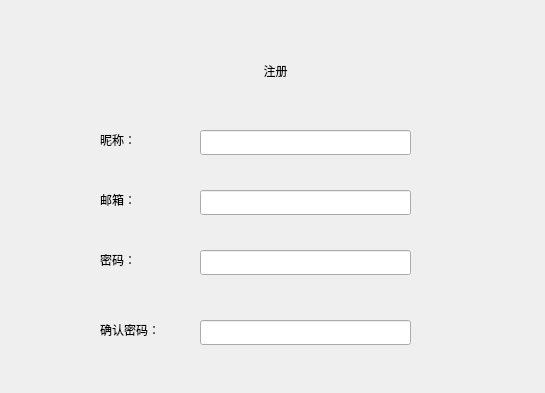
<?xml version="1.0" encoding="UTF-8"?>
<ui version="4.0">
 <class>registerWidget</class>
 <widget class="QWidget" name="registerWidget">
  <property name="geometry">
   <rect>
    <x>0</x>
    <y>0</y>
    <width>545</width>
    <height>393</height>
   </rect>
  </property>
  <property name="windowTitle">
   <string>Form</string>
  </property>
  <widget class="QLabel" name="passwordLabel">
   <property name="geometry">
    <rect>
     <x>100</x>
     <y>250</y>
     <width>69</width>
     <height>19</height>
    </rect>
   </property>
   <property name="text">
    <string>密码：</string>
   </property>
  </widget>
  <widget class="QLabel" name="ensurePasswordLabel">
   <property name="geometry">
    <rect>
     <x>100</x>
     <y>320</y>
     <width>69</width>
     <height>19</height>
    </rect>
   </property>
   <property name="text">
    <string>确认密码：</string>
   </property>
  </widget>
  <widget class="QLineEdit" name="ensurePasswordLineEdit">
   <property name="geometry">
    <rect>
     <x>200</x>
     <y>320</y>
     <width>211</width>
     <height>25</height>
    </rect>
   </property>
  </widget>
  <widget class="QLineEdit" name="passwordLineEdit">
   <property name="geometry">
    <rect>
     <x>200</x>
     <y>250</y>
     <width>211</width>
     <height>25</height>
    </rect>
   </property>
  </widget>
  <widget class="QLabel" name="registerLabel">
   <property name="geometry">
    <rect>
     <x>190</x>
     <y>50</y>
     <width>171</width>
     <height>41</height>
    </rect>
   </property>
   <property name="styleSheet">
    <string notr="true">font: 24pt &quot;Microsoft YaHei UI&quot;;</string>
   </property>
   <property name="text">
    <string>注册</string>
   </property>
   <property name="alignment">
    <set>Qt::AlignmentFlag::AlignCenter</set>
   </property>
  </widget>
  <widget class="QLineEdit" name="nameLineEdit">
   <property name="geometry">
    <rect>
     <x>200</x>
     <y>130</y>
     <width>211</width>
     <height>25</height>
    </rect>
   </property>
  </widget>
  <widget class="QLabel" name="nameLabel">
   <property name="geometry">
    <rect>
     <x>100</x>
     <y>130</y>
     <width>69</width>
     <height>19</height>
    </rect>
   </property>
   <property name="text">
    <string>昵称：</string>
   </property>
  </widget>
  <widget class="QLineEdit" name="mailLineEdit">
   <property name="geometry">
    <rect>
     <x>200</x>
     <y>190</y>
     <width>211</width>
     <height>25</height>
    </rect>
   </property>
  </widget>
  <widget class="QLabel" name="mailLabel">
   <property name="geometry">
    <rect>
     <x>100</x>
     <y>190</y>
     <width>69</width>
     <height>19</height>
    </rect>
   </property>
   <property name="text">
    <string>邮箱：</string>
   </property>
  </widget>
 </widget>
 <resources/>
 <connections/>
</ui>
